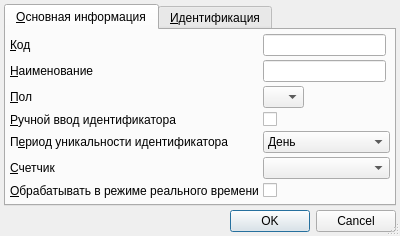
<?xml version="1.0" encoding="UTF-8"?>
<ui version="4.0">
 <class>TissueTypeEditorDialog</class>
 <widget class="QDialog" name="TissueTypeEditorDialog">
  <property name="geometry">
   <rect>
    <x>0</x>
    <y>0</y>
    <width>400</width>
    <height>225</height>
   </rect>
  </property>
  <property name="windowTitle">
   <string>Dialog</string>
  </property>
  <property name="sizeGripEnabled">
   <bool>true</bool>
  </property>
  <layout class="QGridLayout" name="gridLayout_2">
   <property name="margin">
    <number>4</number>
   </property>
   <property name="spacing">
    <number>4</number>
   </property>
   <item row="3" column="0" colspan="2">
    <widget class="QDialogButtonBox" name="buttonBox">
     <property name="standardButtons">
      <set>QDialogButtonBox::Cancel|QDialogButtonBox::Ok</set>
     </property>
    </widget>
   </item>
   <item row="2" column="0" colspan="2">
    <widget class="QTabWidget" name="tabWidget">
     <property name="currentIndex">
      <number>0</number>
     </property>
     <widget class="QWidget" name="tabMain">
      <attribute name="title">
       <string>&amp;Основная информация</string>
      </attribute>
      <layout class="QGridLayout" name="gridLayout">
       <property name="margin">
        <number>4</number>
       </property>
       <property name="spacing">
        <number>4</number>
       </property>
       <item row="4" column="1">
        <widget class="QCheckBox" name="chkCounterManualInput">
         <property name="text">
          <string/>
         </property>
        </widget>
       </item>
       <item row="5" column="0">
        <widget class="QLabel" name="lblResetCounterType">
         <property name="enabled">
          <bool>true</bool>
         </property>
         <property name="sizePolicy">
          <sizepolicy hsizetype="Maximum" vsizetype="Preferred">
           <horstretch>0</horstretch>
           <verstretch>0</verstretch>
          </sizepolicy>
         </property>
         <property name="text">
          <string>П&amp;ериод уникальности идентификатора</string>
         </property>
         <property name="buddy">
          <cstring>cmbCounterResetType</cstring>
         </property>
        </widget>
       </item>
       <item row="4" column="0">
        <widget class="QLabel" name="lblCounterManualInput">
         <property name="sizePolicy">
          <sizepolicy hsizetype="Maximum" vsizetype="Preferred">
           <horstretch>0</horstretch>
           <verstretch>0</verstretch>
          </sizepolicy>
         </property>
         <property name="text">
          <string>&amp;Ручной ввод идентификатора</string>
         </property>
         <property name="buddy">
          <cstring>chkCounterManualInput</cstring>
         </property>
        </widget>
       </item>
       <item row="7" column="0">
        <widget class="QLabel" name="lblIsRealTimeProcessing">
         <property name="sizePolicy">
          <sizepolicy hsizetype="Maximum" vsizetype="Preferred">
           <horstretch>0</horstretch>
           <verstretch>0</verstretch>
          </sizepolicy>
         </property>
         <property name="text">
          <string>&amp;Обрабатывать в режиме реального времени</string>
         </property>
         <property name="buddy">
          <cstring>chkIsRealTimeProcessing</cstring>
         </property>
        </widget>
       </item>
       <item row="8" column="0">
        <spacer name="verticalSpacer">
         <property name="orientation">
          <enum>Qt::Vertical</enum>
         </property>
         <property name="sizeHint" stdset="0">
          <size>
           <width>20</width>
           <height>40</height>
          </size>
         </property>
        </spacer>
       </item>
       <item row="3" column="0">
        <widget class="QLabel" name="lblSex">
         <property name="sizePolicy">
          <sizepolicy hsizetype="Maximum" vsizetype="Preferred">
           <horstretch>0</horstretch>
           <verstretch>0</verstretch>
          </sizepolicy>
         </property>
         <property name="text">
          <string>&amp;Пол</string>
         </property>
         <property name="buddy">
          <cstring>cmbSex</cstring>
         </property>
        </widget>
       </item>
       <item row="7" column="1">
        <widget class="QCheckBox" name="chkIsRealTimeProcessing">
         <property name="text">
          <string/>
         </property>
        </widget>
       </item>
       <item row="6" column="0">
        <widget class="QLabel" name="lblCounter">
         <property name="enabled">
          <bool>true</bool>
         </property>
         <property name="text">
          <string>&amp;Счетчик</string>
         </property>
         <property name="buddy">
          <cstring>cmbCounter</cstring>
         </property>
        </widget>
       </item>
       <item row="3" column="1">
        <widget class="QComboBox" name="cmbSex">
         <property name="sizePolicy">
          <sizepolicy hsizetype="Maximum" vsizetype="Fixed">
           <horstretch>0</horstretch>
           <verstretch>0</verstretch>
          </sizepolicy>
         </property>
         <item>
          <property name="text">
           <string/>
          </property>
         </item>
         <item>
          <property name="text">
           <string>М</string>
          </property>
         </item>
         <item>
          <property name="text">
           <string>Ж</string>
          </property>
         </item>
        </widget>
       </item>
       <item row="6" column="1" colspan="2">
        <widget class="CRBComboBox" name="cmbCounter">
         <property name="enabled">
          <bool>true</bool>
         </property>
        </widget>
       </item>
       <item row="5" column="1" colspan="2">
        <widget class="QComboBox" name="cmbCounterResetType">
         <property name="enabled">
          <bool>true</bool>
         </property>
         <item>
          <property name="text">
           <string>День</string>
          </property>
         </item>
         <item>
          <property name="text">
           <string>Неделя</string>
          </property>
         </item>
         <item>
          <property name="text">
           <string>Месяц</string>
          </property>
         </item>
         <item>
          <property name="text">
           <string>Полгода</string>
          </property>
         </item>
         <item>
          <property name="text">
           <string>Год</string>
          </property>
         </item>
         <item>
          <property name="text">
           <string>Постоянно</string>
          </property>
         </item>
        </widget>
       </item>
       <item row="2" column="1">
        <widget class="QLineEdit" name="edtName"/>
       </item>
       <item row="2" column="0">
        <widget class="QLabel" name="lblName">
         <property name="sizePolicy">
          <sizepolicy hsizetype="Maximum" vsizetype="Preferred">
           <horstretch>0</horstretch>
           <verstretch>0</verstretch>
          </sizepolicy>
         </property>
         <property name="text">
          <string>&amp;Наименование</string>
         </property>
         <property name="buddy">
          <cstring>edtName</cstring>
         </property>
        </widget>
       </item>
       <item row="0" column="1">
        <widget class="QLineEdit" name="edtCode"/>
       </item>
       <item row="0" column="0">
        <widget class="QLabel" name="lblCode">
         <property name="sizePolicy">
          <sizepolicy hsizetype="Maximum" vsizetype="Preferred">
           <horstretch>0</horstretch>
           <verstretch>0</verstretch>
          </sizepolicy>
         </property>
         <property name="text">
          <string>&amp;Код</string>
         </property>
         <property name="buddy">
          <cstring>edtCode</cstring>
         </property>
        </widget>
       </item>
      </layout>
     </widget>
     <widget class="QWidget" name="tabIdentification">
      <attribute name="title">
       <string>&amp;Идентификация</string>
      </attribute>
      <layout class="QGridLayout" name="gridLayout_3">
       <property name="margin">
        <number>4</number>
       </property>
       <property name="spacing">
        <number>4</number>
       </property>
       <item row="0" column="0">
        <widget class="CInDocTableView" name="tblIdentification"/>
       </item>
      </layout>
     </widget>
    </widget>
   </item>
  </layout>
 </widget>
 <customwidgets>
  <customwidget>
   <class>CRBComboBox</class>
   <extends>QComboBox</extends>
   <header>library/crbcombobox.h</header>
  </customwidget>
  <customwidget>
   <class>CInDocTableView</class>
   <extends>QTableView</extends>
   <header>library/InDocTable.h</header>
  </customwidget>
 </customwidgets>
 <tabstops>
  <tabstop>tabWidget</tabstop>
  <tabstop>edtCode</tabstop>
  <tabstop>edtName</tabstop>
  <tabstop>cmbSex</tabstop>
  <tabstop>cmbCounterResetType</tabstop>
  <tabstop>chkCounterManualInput</tabstop>
  <tabstop>cmbCounter</tabstop>
  <tabstop>chkIsRealTimeProcessing</tabstop>
  <tabstop>tblIdentification</tabstop>
  <tabstop>buttonBox</tabstop>
 </tabstops>
 <resources/>
 <connections>
  <connection>
   <sender>buttonBox</sender>
   <signal>accepted()</signal>
   <receiver>TissueTypeEditorDialog</receiver>
   <slot>accept()</slot>
   <hints>
    <hint type="sourcelabel">
     <x>198</x>
     <y>258</y>
    </hint>
    <hint type="destinationlabel">
     <x>190</x>
     <y>86</y>
    </hint>
   </hints>
  </connection>
  <connection>
   <sender>buttonBox</sender>
   <signal>rejected()</signal>
   <receiver>TissueTypeEditorDialog</receiver>
   <slot>reject()</slot>
   <hints>
    <hint type="sourcelabel">
     <x>198</x>
     <y>258</y>
    </hint>
    <hint type="destinationlabel">
     <x>190</x>
     <y>86</y>
    </hint>
   </hints>
  </connection>
  <connection>
   <sender>chkCounterManualInput</sender>
   <signal>toggled(bool)</signal>
   <receiver>cmbCounter</receiver>
   <slot>setDisabled(bool)</slot>
   <hints>
    <hint type="sourcelabel">
     <x>284</x>
     <y>126</y>
    </hint>
    <hint type="destinationlabel">
     <x>292</x>
     <y>174</y>
    </hint>
   </hints>
  </connection>
  <connection>
   <sender>chkCounterManualInput</sender>
   <signal>toggled(bool)</signal>
   <receiver>lblCounter</receiver>
   <slot>setDisabled(bool)</slot>
   <hints>
    <hint type="sourcelabel">
     <x>308</x>
     <y>126</y>
    </hint>
    <hint type="destinationlabel">
     <x>242</x>
     <y>169</y>
    </hint>
   </hints>
  </connection>
 </connections>
</ui>
